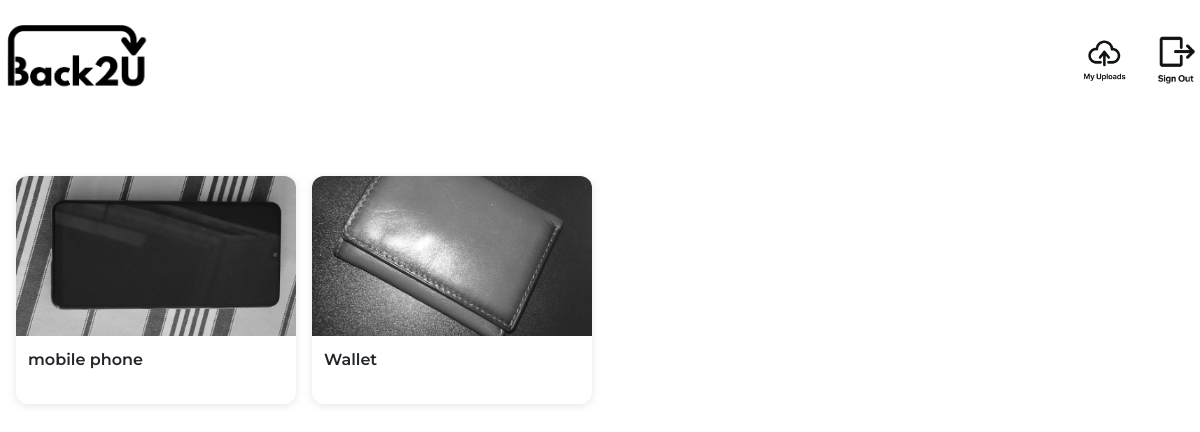
Page /my_uploads (signed in) on the committed database.
### tables this page shows
CREATE TABLE items (
    id INTEGER PRIMARY KEY AUTOINCREMENT,
    user_id INTEGER,
    picture TEXT,
    title TEXT,
    location TEXT,
    description TEXT,
    question1 TEXT,
    question2 TEXT,
    question3 TEXT, answer1 TEXT, answer2 TEXT, answer3 TEXT,
    FOREIGN KEY(user_id) REFERENCES users(id)
);

### app.py (the view)
@app.route("/my_uploads")
@login_required
def my_uploads():
    items = db.execute("SELECT * FROM items WHERE user_id = ?", session["user_id"])
    return render_template("uploads.html", items = items)

### app.py (called while the page is built)
@app.after_request
def after_request(response):
    response.headers["Cache-Control"] = "no-cache, no-store, must-revalidate"
    response.headers["Expires"] = 0
    response.headers["Pragma"] = "no-cache"
    return response

### helpers.py (called while the page is built)
def login_required(f):
    @wraps(f)
    def decorated_function(*args, **kwargs):
        if session.get("user_id") is None:
            return redirect("/login")
        return f(*args, **kwargs)
    return decorated_function

### templates/uploads.html (shortened to what this page needs)
{% extends "layout.html" %}
{% block main %}
<div class="menu-grid">
    {% for item in items %}
    <div class="menu-card" id="{{ item['id'] }}">
        <div class="card-image">
            <img src="static/uploads/{{ item['picture'] }}" alt="{{ item['title'] }}">
        </div>
        <div class="card-body">
            <p class="menu-name">{{ item['title'] }}</p>
        </div>
    </div>
    {% endfor %}
</div>
{% endblock %}

### static/styles.css (style rules this page uses)
body { background: white; font-family: 'Montserrat', sans-serif; font-weight: bold; overflow-x: hidden; user-select: none; -webkit-user-select: none; -moz-user-select: none; -ms-user-select: none; }
.menu-grid { display: grid; grid-template-columns: repeat(auto-fill, minmax(240px, 1fr)); gap: 1rem; margin: 1rem; }
.menu-card { background: #fff; border-radius: 12px; box-shadow: 0 2px 8px rgba(0,0,0,0.1); overflow: hidden; display: flex; flex-direction: column; transition: transform 0.2s ease; }
.card-image { position: relative; width: 100%; height: 160px; overflow: hidden; }
.card-image img { width: 100%; height: 100%; object-fit: cover; }
.card-body { padding: 0.75rem; flex-grow: 1; display: flex; flex-direction: column; justify-content: space-between; }
.menu-name { font-size: 1rem; font-weight: 600; margin: 0 0 0.25rem; }

### rows in the picture
items: picture (picture), title "mobile phone"
items: picture (picture), title "Wallet"
